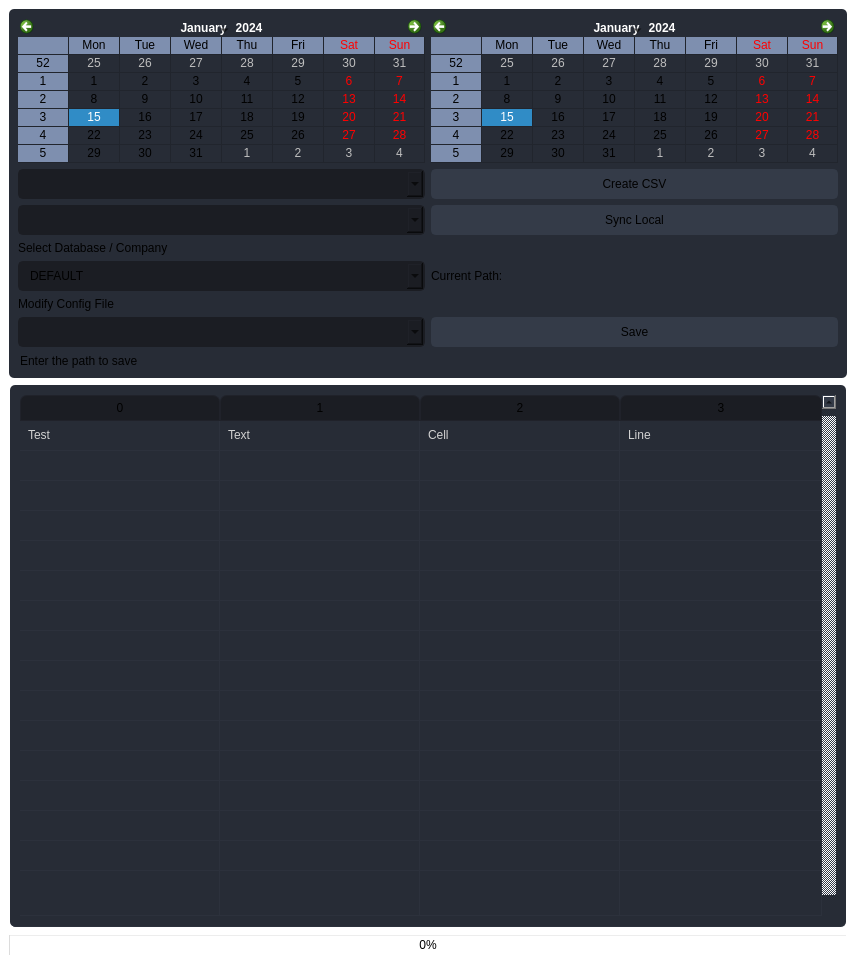
                 <widget class="QStackedWidget" name="stackedWidget">
                  <property name="styleSheet">
                   <string notr="true">background: transparent;</string>
                  </property>
                  <property name="currentIndex">
                   <number>1</number>
                  </property>
                  <widget class="QWidget" name="page_home">
                   <layout class="QVBoxLayout" name="verticalLayout_10">
                    <item>
                     <widget class="QLabel" name="label_6">
                      <property name="font">
                       <font>
                        <family>Segoe UI</family>
                        <pointsize>40</pointsize>
                       </font>
                      </property>
                      <property name="styleSheet">
                       <string notr="true"/>
                      </property>
                      <property name="text">
                       <string>Bank Recon System</string>
                      </property>
                      <property name="alignment">
                       <set>Qt::AlignCenter</set>
                      </property>
                     </widget>
                    </item>
                    <item>
                     <widget class="QLabel" name="label">
                      <property name="font">
                       <font>
                        <family>Segoe UI</family>
                        <pointsize>14</pointsize>
                       </font>
                      </property>
                      <property name="text">
                       <string>Version 0.1.0</string>
                      </property>
                      <property name="alignment">
                       <set>Qt::AlignCenter</set>
                      </property>
                     </widget>
                    </item>
                    <item>
                     <widget class="QLabel" name="label_7">
                      <property name="font">
                       <font>
                        <family>Segoe UI</family>
                        <pointsize>15</pointsize>
                       </font>
                      </property>
                      <property name="text">
                       <string>For Review</string>
                      </property>
                      <property name="alignment">
                       <set>Qt::AlignCenter</set>
                      </property>
                     </widget>
                    </item>
                   </layout>
                  </widget>
                  <widget class="QWidget" name="page_widgets">
                   <layout class="QVBoxLayout" name="verticalLayout_6">
                    <item>
                     <widget class="QFrame" name="frame_2">
                      <property name="styleSheet">
                       <string notr="true">background-color: rgb(39, 44, 54);
border-radius: 5px;</string>
                      </property>
                      <property name="frameShape">
                       <enum>QFrame::StyledPanel</enum>
                      </property>
                      <property name="frameShadow">
                       <enum>QFrame::Raised</enum>
                      </property>
                      <layout class="QVBoxLayout" name="verticalLayout_11">
                       <item>
                        <layout class="QGridLayout" name="gridLayout_2">
                         <item row="2" column="1">
                          <widget class="QCalendarWidget" name="calendarWidget">
                           <property name="mouseTracking">
                            <bool>false</bool>
                           </property>
                           <property name="styleSheet">
                            <string notr="true">alternate-background-color: rgb(126, 143, 175);</string>
                           </property>
                           <property name="gridVisible">
                            <bool>true</bool>
                           </property>
                           <property name="navigationBarVisible">
                            <bool>true</bool>
                           </property>
                           <property name="dateEditEnabled">
                            <bool>true</bool>
                           </property>
                          </widget>
                         </item>
                         <item row="4" column="2">
                          <widget class="QPushButton" name="pushButton_2">
                           <property name="minimumSize">
                            <size>
                             <width>150</width>
                             <height>30</height>
                            </size>
                           </property>
                           <property name="font">
                            <font>
                             <family>Segoe UI</family>
                             <pointsize>9</pointsize>
                            </font>
                           </property>
                           <property name="autoFillBackground">
                            <bool>false</bool>
                           </property>
                           <property name="styleSheet">
                            <string notr="true">QPushButton {
	border: 2px solid rgb(52, 59, 72);
	border-radius: 5px;	
	background-color: rgb(52, 59, 72);
}
QPushButton:hover {
	background-color: rgb(57, 65, 80);
	border: 2px solid rgb(61, 70, 86);
}
QPushButton:pressed {	
	background-color: rgb(35, 40, 49);
	border: 2px solid rgb(43, 50, 61);
}</string>
                           </property>
                           <property name="text">
                            <string>Sync Local</string>
                           </property>
                          </widget>
                         </item>
                         <item row="7" column="1">
                          <widget class="QLabel" name="label_3">
                           <property name="text">
                            <string>Modify Config File</string>
                           </property>
                          </widget>
                         </item>
                         <item row="8" column="2">
                          <widget class="QPushButton" name="pushButton_3">
                           <property name="minimumSize">
                            <size>
                             <width>150</width>
                             <height>30</height>
                            </size>
                           </property>
                           <property name="font">
                            <font>
                             <family>Segoe UI</family>
                             <pointsize>9</pointsize>
                            </font>
                           </property>
                           <property name="styleSheet">
                            <string notr="true">QPushButton {
	border: 2px solid rgb(52, 59, 72);
	border-radius: 5px;	
	background-color: rgb(52, 59, 72);
}
QPushButton:hover {
	background-color: rgb(57, 65, 80);
	border: 2px solid rgb(61, 70, 86);
}
QPushButton:pressed {	
	background-color: rgb(35, 40, 49);
	border: 2px solid rgb(43, 50, 61);
}</string>
                           </property>
                           <property name="text">
                            <string>Save</string>
                           </property>
                          </widget>
                         </item>
                         <item row="3" column="2">
                          <widget class="QPushButton" name="pushButton">
                           <property name="minimumSize">
                            <size>
                             <width>150</width>
                             <height>30</height>
                            </size>
                           </property>
                           <property name="font">
                            <font>
                             <family>Segoe UI</family>
                             <pointsize>9</pointsize>
                            </font>
                           </property>
                           <property name="styleSheet">
                            <string notr="true">QPushButton {
	border: 2px solid rgb(52, 59, 72);
	border-radius: 5px;	
	background-color: rgb(52, 59, 72);
}
QPushButton:hover {
	background-color: rgb(57, 65, 80);
	border: 2px solid rgb(61, 70, 86);
}
QPushButton:pressed {	
	background-color: rgb(35, 40, 49);
	border: 2px solid rgb(43, 50, 61);
}</string>
                           </property>
                           <property name="text">
                            <string>Create CSV</string>
                           </property>
                           <property name="icon">
                            <iconset resource="files.qrc">
                             <normaloff>:/16x16/icons/16x16/cil-folder-open.png</normaloff>:/16x16/icons/16x16/cil-folder-open.png</iconset>
                           </property>
                          </widget>
                         </item>
                         <item row="3" column="1">
                          <widget class="QComboBox" name="comboBox">
                           <property name="font">
                            <font>
                             <family>Segoe UI</family>
                             <pointsize>9</pointsize>
                            </font>
                           </property>
                           <property name="autoFillBackground">
                            <bool>false</bool>
                           </property>
                           <property name="styleSheet">
                            <string notr="true">QComboBox{
	background-color: rgb(27, 29, 35);
	border-radius: 5px;
	border: 2px solid rgb(27, 29, 35);
	padding: 5px;
	padding-left: 10px;
}
QComboBox:hover{
	border: 2px solid rgb(64, 71, 88);
}
QComboBox QAbstractItemView {
	color: rgb(85, 170, 255);	
	background-color: rgb(27, 29, 35);
	padding: 10px;
	selection-background-color: rgb(39, 44, 54);
}</string>
                           </property>
                           <property name="iconSize">
                            <size>
                             <width>16</width>
                             <height>16</height>
                            </size>
                           </property>
                           <property name="frame">
                            <bool>true</bool>
                           </property>
                          </widget>
                         </item>
                         <item row="2" column="2">
                          <widget class="QCalendarWidget" name="calendarWidget_2">
                           <property name="styleSheet">
                            <string notr="true">alternate-background-color: rgb(126, 143, 175);</string>
                           </property>
                           <property name="gridVisible">
                            <bool>true</bool>
                           </property>
                          </widget>
                         </item>
                         <item row="6" column="1">
                          <widget class="QComboBox" name="comboBox_3">
                           <property name="autoFillBackground">
                            <bool>true</bool>
                           </property>
                           <property name="styleSheet">
                            <string notr="true">QComboBox{
	background-color: rgb(27, 29, 35);
	border-radius: 5px;
	border: 2px solid rgb(27, 29, 35);
	padding: 5px;
	padding-left: 10px;
}
QComboBox:hover{
	border: 2px solid rgb(64, 71, 88);
}
QComboBox QAbstractItemView {
	color: rgb(85, 170, 255);	
	background-color: rgb(27, 29, 35);
	padding: 10px;
	selection-background-color: rgb(39, 44, 54);
}</string>
                           </property>
                           <item>
                            <property name="text">
                             <string>DEFAULT</string>
                            </property>
                           </item>
                          </widget>
                         </item>
                         <item row="6" column="2">
                          <widget class="QLabel" name="label_2">
                           <property name="text">
                            <string>Current Path:</string>
                           </property>
                          </widget>
                         </item>
                         <item row="8" column="1">
                          <widget class="QComboBox" name="comboBox_4">
                           <property name="styleSheet">
                            <string notr="true">QComboBox{
	background-color: rgb(27, 29, 35);
	border-radius: 5px;
	border: 2px solid rgb(27, 29, 35);
	padding: 5px;
	padding-left: 10px;
}
QComboBox:hover{
	border: 2px solid rgb(64, 71, 88);
}
QComboBox QAbstractItemView {
	color: rgb(85, 170, 255);	
	background-color: rgb(27, 29, 35);
	padding: 10px;
	selection-background-color: rgb(39, 44, 54);
}</string>
                           </property>
                          </widget>
                         </item>
                         <item row="4" column="1">
                          <widget class="QComboBox" name="comboBox_2">
                           <property name="styleSheet">
                            <string notr="true">QComboBox{
	background-color: rgb(27, 29, 35);
	border-radius: 5px;
	border: 2px solid rgb(27, 29, 35);
	padding: 5px;
	padding-left: 10px;
}
QComboBox:hover{
	border: 2px solid rgb(64, 71, 88);
}
QComboBox QAbstractItemView {
	color: rgb(85, 170, 255);	
	background-color: rgb(27, 29, 35);
	padding: 10px;
	selection-background-color: rgb(39, 44, 54);
}</string>
                           </property>
                          </widget>
                         </item>
                         <item row="5" column="1">
                          <widget class="QLabel" name="label_4">
                           <property name="text">
                            <string>Select Database / Company</string>
                           </property>
                          </widget>
                         </item>
                        </layout>
                       </item>
                       <item>
                        <widget class="QLineEdit" name="lineEdit">
                         <property name="text">
                          <string>Enter the path to save</string>
                         </property>
                        </widget>
                       </item>
                      </layout>
                     </widget>
                    </item>
                    <item>
                     <widget class="QFrame" name="frame_3">
                      <property name="minimumSize">
                       <size>
                        <width>0</width>
                        <height>150</height>
                       </size>
                      </property>
                      <property name="frameShape">
                       <enum>QFrame::StyledPanel</enum>
                      </property>
                      <property name="frameShadow">
                       <enum>QFrame::Raised</enum>
                      </property>
                      <layout class="QHBoxLayout" name="horizontalLayout_12">
                       <property name="spacing">
                        <number>0</number>
                       </property>
                       <property name="leftMargin">
                        <number>0</number>
                       </property>
                       <property name="topMargin">
                        <number>0</number>
                       </property>
                       <property name="rightMargin">
                        <number>0</number>
                       </property>
                       <property name="bottomMargin">
                        <number>0</number>
                       </property>
                       <item>
                        <widget class="QTableWidget" name="tableWidget">
                         <property name="sizePolicy">
                          <sizepolicy hsizetype="Expanding" vsizetype="Expanding">
                           <horstretch>0</horstretch>
                           <verstretch>0</verstretch>
                          </sizepolicy>
                         </property>
                         <property name="palette">
                          <palette>
                           <active>
                            <colorrole role="WindowText">
                             <brush brushstyle="SolidPattern">
                              <color alpha="255">
                               <red>210</red>
                               <green>210</green>
                               <blue>210</blue>
                              </color>
                             </brush>
                            </colorrole>
                            <colorrole role="Button">
                             <brush brushstyle="SolidPattern">
                              <color alpha="255">
                               <red>39</red>
                               <green>44</green>
                               <blue>54</blue>
                              </color>
                             </brush>
                            </colorrole>
                            <colorrole role="Text">
                             <brush brushstyle="SolidPattern">
                              <color alpha="255">
                               <red>210</red>
                               <green>210</green>
                               <blue>210</blue>
                              </color>
                             </brush>
                            </colorrole>
                            <colorrole role="ButtonText">
                             <brush brushstyle="SolidPattern">
                              <color alpha="255">
                               <red>210</red>
                               <green>210</green>
                               <blue>210</blue>
                              </color>
                             </brush>
                            </colorrole>
                            <colorrole role="Base">
                             <brush brushstyle="SolidPattern">
                              <color alpha="255">
                               <red>39</red>
                               <green>44</green>
                               <blue>54</blue>
                              </color>
                             </brush>
                            </colorrole>
                            <colorrole role="Window">
                             <brush brushstyle="SolidPattern">
                              <color alpha="255">
                               <red>39</red>
                               <green>44</green>
                               <blue>54</blue>
                              </color>
                             </brush>
                            </colorrole>
                            <colorrole role="PlaceholderText">
                             <brush brushstyle="NoBrush">
                              <color alpha="128">
                               <red>210</red>
                               <green>210</green>
                               <blue>210</blue>
                              </color>
                             </brush>
                            </colorrole>
                           </active>
                           <inactive>
                            <colorrole role="WindowText">
                             <brush brushstyle="SolidPattern">
                              <color alpha="255">
                               <red>210</red>
                               <green>210</green>
                               <blue>210</blue>
                              </color>
                             </brush>
                            </colorrole>
                            <colorrole role="Button">
                             <brush brushstyle="SolidPattern">
                              <color alpha="255">
                               <red>39</red>
                               <green>44</green>
                               <blue>54</blue>
                              </color>
                             </brush>
                            </colorrole>
                            <colorrole role="Text">
                             <brush brushstyle="SolidPattern">
                              <color alpha="255">
                               <red>210</red>
                               <green>210</green>
                               <blue>210</blue>
                              </color>
                             </brush>
                            </colorrole>
                            <colorrole role="ButtonText">
                             <brush brushstyle="SolidPattern">
                              <color alpha="255">
                               <red>210</red>
                               <green>210</green>
                               <blue>210</blue>
                              </color>
                             </brush>
                            </colorrole>
                            <colorrole role="Base">
                             <brush brushstyle="SolidPattern">
                              <color alpha="255">
                               <red>39</red>
                               <green>44</green>
                               <blue>54</blue>
                              </color>
                             </brush>
                            </colorrole>
                            <colorrole role="Window">
                             <brush brushstyle="SolidPattern">
                              <color alpha="255">
                               <red>39</red>
                               <green>44</green>
                               <blue>54</blue>
                              </color>
                             </brush>
                            </colorrole>
                            <colorrole role="PlaceholderText">
                             <brush brushstyle="NoBrush">
                              <color alpha="128">
                               <red>210</red>
                               <green>210</green>
                               <blue>210</blue>
                              </color>
                             </brush>
                            </colorrole>
                           </inactive>
                           <disabled>
                            <colorrole role="WindowText">
                             <brush brushstyle="SolidPattern">
                              <color alpha="255">
                               <red>210</red>
                               <green>210</green>
                               <blue>210</blue>
                              </color>
                             </brush>
                            </colorrole>
                            <colorrole role="Button">
                             <brush brushstyle="SolidPattern">
                              <color alpha="255">
                               <red>39</red>
                               <green>44</green>
                               <blue>54</blue>
                              </color>
                             </brush>
                            </colorrole>
                            <colorrole role="Text">
                             <brush brushstyle="SolidPattern">
                              <color alpha="255">
                               <red>210</red>
                               <green>210</green>
                               <blue>210</blue>
                              </color>
                             </brush>
                            </colorrole>
                            <colorrole role="ButtonText">
                             <brush brushstyle="SolidPattern">
                              <color alpha="255">
                               <red>210</red>
                               <green>210</green>
                               <blue>210</blue>
                              </color>
                             </brush>
                            </colorrole>
                            <colorrole role="Base">
                             <brush brushstyle="SolidPattern">
                              <color alpha="255">
                               <red>39</red>
                               <green>44</green>
                               <blue>54</blue>
                              </color>
                             </brush>
                            </colorrole>
                            <colorrole role="Window">
                             <brush brushstyle="SolidPattern">
                              <color alpha="255">
                               <red>39</red>
                               <green>44</green>
                               <blue>54</blue>
                              </color>
                             </brush>
                            </colorrole>
                            <colorrole role="PlaceholderText">
                             <brush brushstyle="NoBrush">
                              <color alpha="128">
                               <red>210</red>
                               <green>210</green>
                               <blue>210</blue>
                              </color>
                             </brush>
                            </colorrole>
                           </disabled>
                          </palette>
                         </property>
                         <property name="styleSheet">
                          <string notr="true">QTableWidget {	
	background-color: rgb(39, 44, 54);
	padding: 10px;
	border-radius: 5px;
	gridline-color: rgb(44, 49, 60);
	border-bottom: 1px solid rgb(44, 49, 60);
}
QTableWidget::item{
	border-color: rgb(44, 49, 60);
	padding-left: 5px;
	padding-right: 5px;
	gridline-color: rgb(44, 49, 60);
}
QTableWidget::item:selected{
	background-color: rgb(85, 170, 255);
}
QScrollBar:horizontal {
    border: none;
    background: rgb(52, 59, 72);
    height: 14px;
    margin: 0px 21px 0 21px;
	border-radius: 0px;
}
 QScrollBar:vertical {
	border: none;
    background: rgb(52, 59, 72);
    width: 14px;
    margin: 21px 0 21px 0;
	border-radius: 0px;
 }
QHeaderView::section{
	Background-color: rgb(39, 44, 54);
	max-width: 30px;
	border: 1px solid rgb(44, 49, 60);
	border-style: none;
    border-bottom: 1px solid rgb(44, 49, 60);
    border-right: 1px solid rgb(44, 49, 60);
}
QTableWidget::horizontalHeader {	
	background-color: rgb(81, 255, 0);
}
QHeaderView::section:horizontal
{
    border: 1px solid rgb(32, 34, 42);
	background-color: rgb(27, 29, 35);
	padding: 3px;
	border-top-left-radius: 7px;
    border-top-right-radius: 7px;
}
QHeaderView::section:vertical
{
    border: 1px solid rgb(44, 49, 60);
}
</string>
                         </property>
                         <property name="frameShape">
                          <enum>QFrame::NoFrame</enum>
                         </property>
                         <property name="verticalScrollBarPolicy">
                          <enum>Qt::ScrollBarAlwaysOn</enum>
                         </property>
                         <property name="sizeAdjustPolicy">
                          <enum>QAbstractScrollArea::AdjustToContents</enum>
                         </property>
                         <property name="editTriggers">
                          <set>QAbstractItemView::NoEditTriggers</set>
                         </property>
                         <property name="alternatingRowColors">
                          <bool>false</bool>
                         </property>
                         <property name="selectionMode">
                          <enum>QAbstractItemView::SingleSelection</enum>
                         </property>
                         <property name="selectionBehavior">
                          <enum>QAbstractItemView::SelectRows</enum>
                         </property>
                         <property name="showGrid">
                          <bool>true</bool>
                         </property>
                         <property name="gridStyle">
                          <enum>Qt::SolidLine</enum>
                         </property>
                         <property name="sortingEnabled">
                          <bool>false</bool>
                         </property>
                         <attribute name="horizontalHeaderVisible">
                          <bool>true</bool>
                         </attribute>
                         <attribute name="horizontalHeaderCascadingSectionResizes">
                          <bool>true</bool>
                         </attribute>
                         <attribute name="horizontalHeaderDefaultSectionSize">
                          <number>200</number>
                         </attribute>
                         <attribute name="horizontalHeaderStretchLastSection">
                          <bool>true</bool>
                         </attribute>
                         <attribute name="verticalHeaderVisible">
                          <bool>false</bool>
                         </attribute>
                         <attribute name="verticalHeaderCascadingSectionResizes">
                          <bool>false</bool>
                         </attribute>
                         <attribute name="verticalHeaderHighlightSections">
                          <bool>false</bool>
                         </attribute>
                         <attribute name="verticalHeaderStretchLastSection">
                          <bool>true</bool>
                         </attribute>
                         <row>
                          <property name="text">
                           <string>New Row</string>
                          </property>
                          <property name="font">
                           <font>
                            <family>Segoe UI</family>
                           </font>
                          </property>
                         </row>
                         <row>
                          <property name="text">
                           <string>New Row</string>
                          </property>
                         </row>
                         <row>
                          <property name="text">
                           <string>New Row</string>
                          </property>
                         </row>
                         <row>
                          <property name="text">
                           <string>New Row</string>
                          </property>
                         </row>
                         <row>
                          <property name="text">
                           <string>New Row</string>
                          </property>
                         </row>
                         <row>
                          <property name="text">
                           <string>New Row</string>
                          </property>
                         </row>
                         <row>
                          <property name="text">
                           <string>New Row</string>
                          </property>
                         </row>
                         <row>
                          <property name="text">
                           <string>New Row</string>
                          </property>
                         </row>
                         <row>
                          <property name="text">
                           <string>New Row</string>
                          </property>
                         </row>
                         <row>
                          <property name="text">
                           <string>New Row</string>
                          </property>
                         </row>
                         <row>
                          <property name="text">
                           <string>New Row</string>
                          </property>
                         </row>
                         <row>
                          <property name="text">
                           <string>New Row</string>
                          </property>
                         </row>
                         <row>
                          <property name="text">
                           <string>New Row</string>
                          </property>
                         </row>
                         <row>
                          <property name="text">
                           <string>New Row</string>
                          </property>
                         </row>
                         <row>
                          <property name="text">
                           <string>New Row</string>
                          </property>
                         </row>
                         <row>
                          <property name="text">
                           <string>New Row</string>
                          </property>
                         </row>
                         <column>
                          <property name="text">
                           <string>0</string>
                          </property>
                         </column>
                         <column>
                          <property name="text">
                           <string>1</string>
                          </property>
                         </column>
                         <column>
                          <property name="text">
                           <string>2</string>
                          </property>
                         </column>
                         <column>
                          <property name="text">
                           <string>3</string>
                          </property>
                         </column>
                         <item row="0" column="0">
                          <property name="text">
                           <string>Test</string>
                          </property>
                         </item>
                         <item row="0" column="1">
                          <property name="text">
                           <string>Text</string>
                          </property>
                         </item>
                         <item row="0" column="2">
                          <property name="text">
                           <string>Cell</string>
                          </property>
                         </item>
                         <item row="0" column="3">
                          <property name="text">
                           <string>Line</string>
                          </property>
                         </item>
                        </widget>
                       </item>
                      </layout>
                     </widget>
                    </item>
                    <item>
                     <widget class="QProgressBar" name="progressBar">
                      <property name="value">
                       <number>0</number>
                      </property>
                     </widget>
                    </item>
                   </layout>
                  </widget>
                 </widget>
